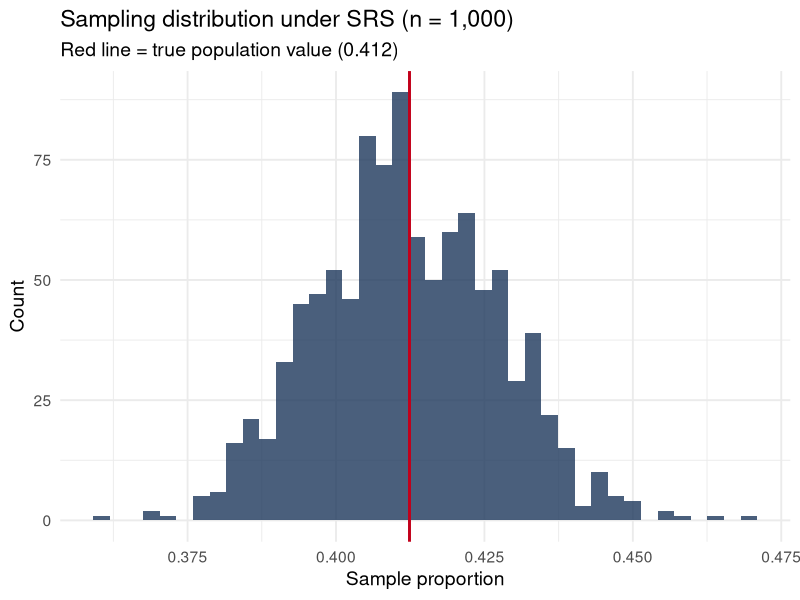
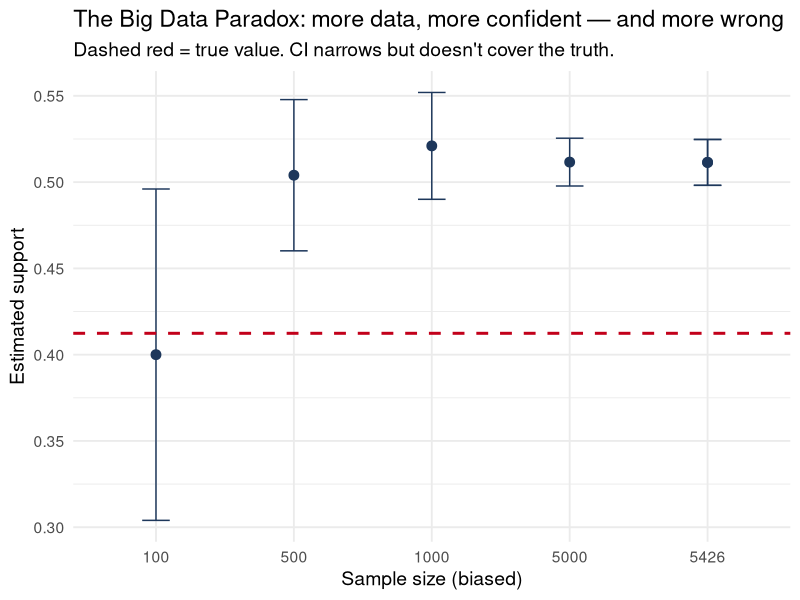
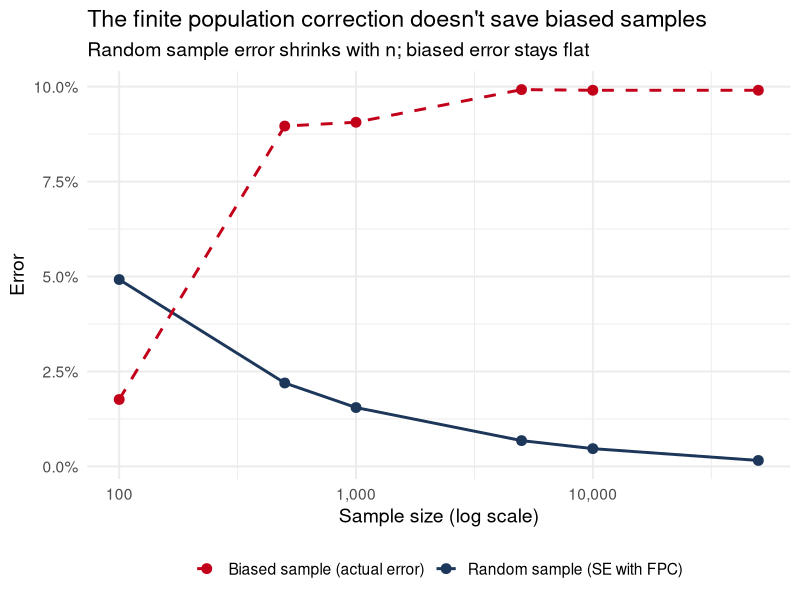

Write R code to recreate these figures, in order.
# =============================================================================
# Part 1: Simulating Sampling — Good and Bad
# Working with Surveys — E1493, Data Journalism, Simon Munzert
# =============================================================================

library(tidyverse)
set.seed(42)


# -----------------------------------------------------------------------------
# Creating a population
# -----------------------------------------------------------------------------

# Simulate a German-like population of 100,000 adults.
# Each person has an age group, a region (East/West), an education level,
# and an opinion on a policy question ("support for four-day work week").
# Support depends on demographics: younger and more educated people
# are more supportive.

N <- 100000

population <- tibble(
  id = 1:N,
  age_group = sample(
    c("18-29", "30-49", "50-64", "65+"),
    N, replace = TRUE,
    prob = c(0.15, 0.30, 0.28, 0.27)
  ),
  region = sample(
    c("West", "East"),
    N, replace = TRUE,
    prob = c(0.80, 0.20)
  ),
  education = sample(
    c("low", "medium", "high"),
    N, replace = TRUE,
    prob = c(0.30, 0.45, 0.25)
  )
) |>
  mutate(
    # True support probability depends on demographics
    p_support = case_when(
      age_group == "18-29" & education == "high" ~ 0.78,
      age_group == "18-29" & education == "medium" ~ 0.68,
      age_group == "18-29" & education == "low" ~ 0.55,
      age_group == "30-49" & education == "high" ~ 0.62,
      age_group == "30-49" & education == "medium" ~ 0.52,
      age_group == "30-49" & education == "low" ~ 0.40,
      age_group == "50-64" & education == "high" ~ 0.45,
      age_group == "50-64" & education == "medium" ~ 0.35,
      age_group == "50-64" & education == "low" ~ 0.28,
      age_group == "65+" & education == "high" ~ 0.32,
      age_group == "65+" & education == "medium" ~ 0.22,
      age_group == "65+" & education == "low" ~ 0.18,
    ),
    support = rbinom(N, 1, p_support)
  )

# The true population parameter — every sample estimate should try
# to get close to this number
(true_support <- mean(population$support))


# -----------------------------------------------------------------------------
# Simple random sampling
# -----------------------------------------------------------------------------

# Draw a simple random sample of n = 1,000 and compute the estimate
# with a 95% confidence interval

n <- 1000
srs <- population |> slice_sample(n = n)

p_hat <- mean(srs$support)
se <- sqrt(p_hat * (1 - p_hat) / n)
ci <- p_hat + c(-1.96, 1.96) * se

tibble(
  method = "SRS (n=1000)",
  estimate = p_hat,
  se = se,
  ci_low = ci[1],
  ci_high = ci[2],
  true_value = true_support,
  covers_truth = ci[1] <= true_support & true_support <= ci[2]
)


# -----------------------------------------------------------------------------
# Repeating the experiment
# -----------------------------------------------------------------------------

# One sample is one draw. Repeat 1,000 times and see how the
# sampling distribution behaves.

srs_results <- map_dbl(1:1000, \(i) {
  s <- population |> slice_sample(n = 1000)
  mean(s$support)
})

tibble(estimate = srs_results) |>
  ggplot(aes(x = estimate)) +
  geom_histogram(bins = 40, fill = "#1D375B", alpha = 0.8) +
  geom_vline(xintercept = true_support, color = "#C2001A", linewidth = 1) +
  labs(
    title = "Sampling distribution under SRS (n = 1,000)",
    subtitle = paste0("Red line = true population value (", round(true_support, 3), ")"),
    x = "Sample proportion", y = "Count"
  ) +
  theme_minimal(base_size = 14)

# The distribution is centered on the truth — that's what
# unbiasedness looks like.


# -----------------------------------------------------------------------------
# A biased sample: simulating opt-in self-selection
# -----------------------------------------------------------------------------

# What happens when participation is not random? Suppose younger,
# more educated people are much more likely to respond (as in many
# online opt-in surveys).

population_with_response <- population |>
  mutate(
    p_respond = case_when(
      age_group == "18-29" & education == "high" ~ 0.15,
      age_group == "18-29" & education == "medium" ~ 0.10,
      age_group == "18-29" & education == "low" ~ 0.04,
      age_group == "30-49" & education == "high" ~ 0.12,
      age_group == "30-49" & education == "medium" ~ 0.07,
      age_group == "30-49" & education == "low" ~ 0.03,
      age_group == "50-64" & education == "high" ~ 0.08,
      age_group == "50-64" & education == "medium" ~ 0.04,
      age_group == "50-64" & education == "low" ~ 0.02,
      age_group == "65+" & education == "high" ~ 0.05,
      age_group == "65+" & education == "medium" ~ 0.02,
      age_group == "65+" & education == "low" ~ 0.01,
    ),
    responds = rbinom(N, 1, p_respond)
  )

biased_sample <- population_with_response |> filter(responds == 1)

cat("Biased sample size:", nrow(biased_sample), "\n")
cat("Biased estimate:", round(mean(biased_sample$support), 3), "\n")
cat("True value:", round(true_support, 3), "\n")
cat("Bias:", round(mean(biased_sample$support) - true_support, 3), "\n")

# Despite a large sample, the biased estimate is far from the truth.


# -----------------------------------------------------------------------------
# The big data paradox: sample size vs. bias
# -----------------------------------------------------------------------------

# What happens as we grow the biased sample? Key insight: the CI
# shrinks, but it narrows around the *wrong value*.

biased_increasing <- map_dfr(c(100, 500, 1000, 5000, 10000, 50000), \(target_n) {
  pool <- population_with_response |> filter(responds == 1)
  s <- pool |> slice_sample(n = min(target_n, nrow(pool)))
  p_hat <- mean(s$support)
  se <- sqrt(p_hat * (1 - p_hat) / nrow(s))
  tibble(
    n = nrow(s),
    estimate = p_hat,
    ci_low = p_hat - 1.96 * se,
    ci_high = p_hat + 1.96 * se
  )
})

ggplot(biased_increasing, aes(x = factor(n), y = estimate)) +
  geom_point(size = 3, color = "#1D375B") +
  geom_errorbar(aes(ymin = ci_low, ymax = ci_high), width = 0.2, color = "#1D375B") +
  geom_hline(yintercept = true_support, color = "#C2001A", linewidth = 1, linetype = "dashed") +
  labs(
    title = "The Big Data Paradox: more data, more confident — and more wrong",
    subtitle = "Dashed red = true value. CI narrows but doesn't cover the truth.",
    x = "Sample size (biased)", y = "Estimated support"
  ) +
  theme_minimal(base_size = 14)

# KEY TAKEAWAY: The CI formula p_hat ± 1.96*sqrt(p_hat*(1-p_hat)/n) assumes
# random sampling. Applied to a biased sample, it produces intervals that are
# narrow and wrong — the most dangerous combination.


# -----------------------------------------------------------------------------
# Finite population correction (FPC)
# -----------------------------------------------------------------------------

# Shouldn't we account for the fact that a survey of 50,000 covers half
# our population of 100,000? For truly random samples, the FPC adjusts
# the SE by sqrt((N-n)/N). But at realistic population sizes it's irrelevant.

fpc_table <- tibble(
  label = c(
    "n=1,000 of N=100,000",
    "n=10,000 of N=100,000",
    "n=50,000 of N=100,000",
    "n=80,000 of N=100,000",
    "n=90,000 of N=100,000",
    "n=95,000 of N=100,000",
    "n=1,000 of N=60,000,000",
    "n=10,000 of N=60,000,000",
    "n=50,000 of N=60,000,000"
  ),
  n = c(1000, 10000, 50000, 80000, 90000, 95000, 1000, 10000, 50000),
  N_pop = c(rep(100000, 6), rep(60000000, 3))
) |>
  mutate(
    sampling_fraction = n / N_pop,
    fpc_factor = sqrt((N_pop - n) / N_pop),
    se_without_fpc = sqrt(0.5 * 0.5 / n),    # worst-case p = 0.5
    se_with_fpc = se_without_fpc * fpc_factor,
    reduction_pct = round((1 - fpc_factor) * 100, 2)
  )

fpc_table |>
  select(label, sampling_fraction, fpc_factor, reduction_pct) |>
  rename(
    Scenario = label,
    `Sampling fraction` = sampling_fraction,
    `FPC factor` = fpc_factor,
    `SE reduction (%)` = reduction_pct
  )

# For the real world (N = 60 million), even n = 50,000 reduces the SE
# by less than 0.05%. The FPC is irrelevant at realistic population sizes.


# -----------------------------------------------------------------------------
# FPC vs. bias: the comparison that matters
# -----------------------------------------------------------------------------

comparison_fpc <- tibble(
  n = c(100, 500, 1000, 5000, 10000, 50000)
) |>
  mutate(
    # SE with FPC for a random sample (p = true_support, N = 100,000)
    se_random_fpc = sqrt(true_support * (1 - true_support) / n) *
                    sqrt((100000 - n) / 100000),
    # Actual error from biased samples
    bias_error = map_dbl(n, \(target_n) {
      pool <- population_with_response |> filter(responds == 1)
      s <- pool |> slice_sample(n = min(target_n, nrow(pool)))
      abs(mean(s$support) - true_support)
    })
  )

ggplot(comparison_fpc, aes(x = n)) +
  geom_line(aes(y = se_random_fpc, color = "Random sample (SE with FPC)"),
            linewidth = 1) +
  geom_point(aes(y = se_random_fpc, color = "Random sample (SE with FPC)"),
             size = 3) +
  geom_line(aes(y = bias_error, color = "Biased sample (actual error)"),
            linewidth = 1, linetype = "dashed") +
  geom_point(aes(y = bias_error, color = "Biased sample (actual error)"),
             size = 3) +
  scale_x_log10(labels = scales::comma) +
  scale_y_continuous(labels = scales::percent_format()) +
  scale_color_manual(values = c(
    "Random sample (SE with FPC)" = "#1D375B",
    "Biased sample (actual error)" = "#C2001A"
  )) +
  labs(
    title = "The finite population correction doesn't save biased samples",
    subtitle = "Random sample error shrinks with n; biased error stays flat",
    x = "Sample size (log scale)", y = "Error",
    color = NULL
  ) +
  theme_minimal(base_size = 14) +
  theme(legend.position = "bottom")

# BOTTOM LINE: Sample size beyond ~1,500 buys you very little additional
# precision — and no amount of additional biased data compensates for
# non-random selection. A Civey poll of 10,000 self-selected online
# respondents is not automatically better than an infratest dimap
# telephone poll of 1,200.
